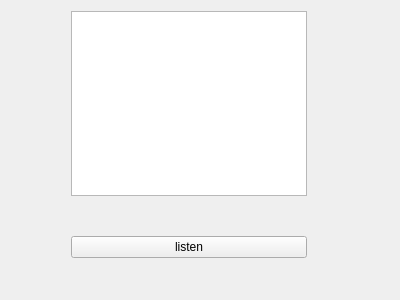
<?xml version="1.0" encoding="UTF-8"?>
<ui version="4.0">
 <class>MainWindow</class>
 <widget class="QWidget" name="MainWindow">
  <property name="geometry">
   <rect>
    <x>0</x>
    <y>0</y>
    <width>400</width>
    <height>300</height>
   </rect>
  </property>
  <property name="windowTitle">
   <string>MainWindow</string>
  </property>
  <widget class="QWidget" name="">
   <property name="geometry">
    <rect>
     <x>60</x>
     <y>0</y>
     <width>258</width>
     <height>269</height>
    </rect>
   </property>
   <layout class="QGridLayout" name="gridLayout">
    <item row="0" column="0">
     <widget class="QTextEdit" name="textEdit"/>
    </item>
    <item row="1" column="0">
     <spacer name="verticalSpacer">
      <property name="orientation">
       <enum>Qt::Vertical</enum>
      </property>
      <property name="sizeHint" stdset="0">
       <size>
        <width>20</width>
        <height>40</height>
       </size>
      </property>
     </spacer>
    </item>
    <item row="2" column="0">
     <widget class="QPushButton" name="pushButton">
      <property name="text">
       <string>listen</string>
      </property>
     </widget>
    </item>
   </layout>
  </widget>
 </widget>
 <layoutdefault spacing="6" margin="11"/>
 <resources/>
 <connections/>
</ui>
